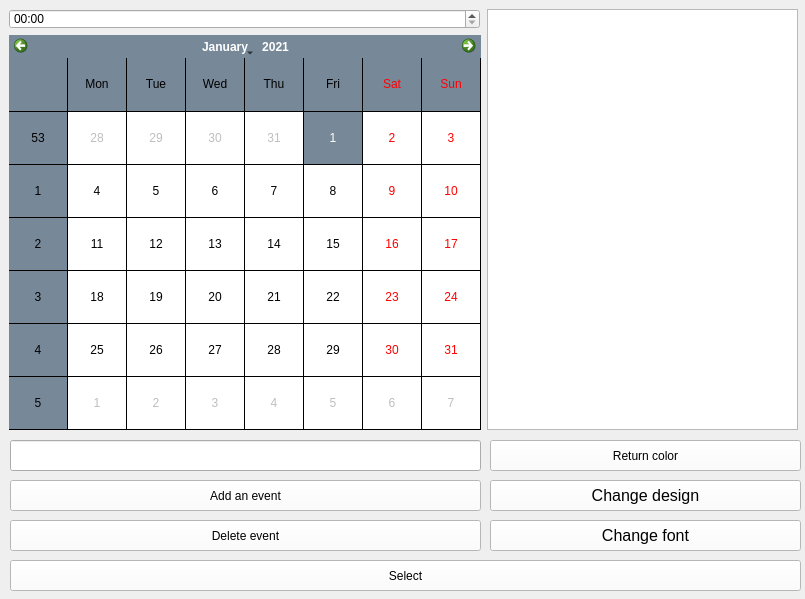
<?xml version="1.0" encoding="UTF-8"?>
<ui version="4.0">
 <class>MainWindow</class>
 <widget class="QMainWindow" name="MainWindow">
  <property name="geometry">
   <rect>
    <x>0</x>
    <y>0</y>
    <width>805</width>
    <height>599</height>
   </rect>
  </property>
  <property name="windowTitle">
   <string>MainWindow</string>
  </property>
  <widget class="QWidget" name="centralwidget">
   <widget class="QTimeEdit" name="timeEdit">
    <property name="geometry">
     <rect>
      <x>9</x>
      <y>9</y>
      <width>471</width>
      <height>20</height>
     </rect>
    </property>
    <property name="displayFormat">
     <string>HH:mm</string>
    </property>
   </widget>
   <widget class="QPushButton" name="add_event">
    <property name="geometry">
     <rect>
      <x>10</x>
      <y>480</y>
      <width>471</width>
      <height>31</height>
     </rect>
    </property>
    <property name="styleSheet">
     <string notr="true">background-color: rgb(255, 255, 255);
font: 12pt &quot;MS Shell Dlg 2&quot;;</string>
    </property>
    <property name="text">
     <string>Add an event</string>
    </property>
   </widget>
   <widget class="QCalendarWidget" name="calendarWidget">
    <property name="geometry">
     <rect>
      <x>9</x>
      <y>35</y>
      <width>472</width>
      <height>395</height>
     </rect>
    </property>
    <property name="styleSheet">
     <string notr="true">alternate-background-color: rgb(119, 136, 153);
font: 75 16pt &quot;MS Shell Dlg 2&quot;;
selection-background-color: rgb(119, 136, 153);
gridline-color: rgb(0, 0, 0);






</string>
    </property>
    <property name="selectedDate">
     <date>
      <year>2021</year>
      <month>1</month>
      <day>1</day>
     </date>
    </property>
    <property name="gridVisible">
     <bool>true</bool>
    </property>
   </widget>
   <widget class="QLineEdit" name="add_alarm">
    <property name="geometry">
     <rect>
      <x>10</x>
      <y>440</y>
      <width>471</width>
      <height>31</height>
     </rect>
    </property>
   </widget>
   <widget class="QPushButton" name="admin_color_btn">
    <property name="enabled">
     <bool>true</bool>
    </property>
    <property name="geometry">
     <rect>
      <x>490</x>
      <y>480</y>
      <width>311</width>
      <height>31</height>
     </rect>
    </property>
    <property name="font">
     <font>
      <pointsize>12</pointsize>
     </font>
    </property>
    <property name="styleSheet">
     <string notr="true">background-color: rgb(255, 255, 255);</string>
    </property>
    <property name="text">
     <string>Change design</string>
    </property>
   </widget>
   <widget class="QListWidget" name="list_alarms">
    <property name="geometry">
     <rect>
      <x>487</x>
      <y>9</y>
      <width>311</width>
      <height>421</height>
     </rect>
    </property>
    <property name="styleSheet">
     <string notr="true">font: 10pt &quot;MS Shell Dlg 2&quot;;</string>
    </property>
   </widget>
   <widget class="QPushButton" name="return_color">
    <property name="enabled">
     <bool>true</bool>
    </property>
    <property name="geometry">
     <rect>
      <x>490</x>
      <y>440</y>
      <width>311</width>
      <height>31</height>
     </rect>
    </property>
    <property name="styleSheet">
     <string notr="true">background-color: rgb(255, 255, 255);
font: 12pt &quot;MS Shell Dlg 2&quot;;</string>
    </property>
    <property name="text">
     <string>Return color</string>
    </property>
   </widget>
   <widget class="QPushButton" name="delete_event">
    <property name="enabled">
     <bool>true</bool>
    </property>
    <property name="geometry">
     <rect>
      <x>10</x>
      <y>520</y>
      <width>471</width>
      <height>31</height>
     </rect>
    </property>
    <property name="styleSheet">
     <string notr="true">background-color: rgb(255, 255, 255);
font: 12pt &quot;MS Shell Dlg 2&quot;;</string>
    </property>
    <property name="text">
     <string>Delete event</string>
    </property>
   </widget>
   <widget class="QPushButton" name="admin_font">
    <property name="enabled">
     <bool>true</bool>
    </property>
    <property name="geometry">
     <rect>
      <x>490</x>
      <y>520</y>
      <width>311</width>
      <height>31</height>
     </rect>
    </property>
    <property name="font">
     <font>
      <pointsize>12</pointsize>
     </font>
    </property>
    <property name="styleSheet">
     <string notr="true">background-color: rgb(255, 255, 255);</string>
    </property>
    <property name="text">
     <string>Change font</string>
    </property>
   </widget>
   <widget class="QPushButton" name="select_alarms">
    <property name="enabled">
     <bool>true</bool>
    </property>
    <property name="geometry">
     <rect>
      <x>10</x>
      <y>560</y>
      <width>791</width>
      <height>31</height>
     </rect>
    </property>
    <property name="styleSheet">
     <string notr="true">background-color: rgb(255, 255, 255);
font: 12pt &quot;MS Shell Dlg 2&quot;;</string>
    </property>
    <property name="text">
     <string>Select</string>
    </property>
   </widget>
   <widget class="QLabel" name="label_errors">
    <property name="geometry">
     <rect>
      <x>20</x>
      <y>440</y>
      <width>301</width>
      <height>31</height>
     </rect>
    </property>
    <property name="styleSheet">
     <string notr="true">color: rgb(255, 0, 0);
font: 12pt &quot;MS Shell Dlg 2&quot;;</string>
    </property>
    <property name="text">
     <string/>
    </property>
   </widget>
  </widget>
 </widget>
 <resources/>
 <connections/>
</ui>
